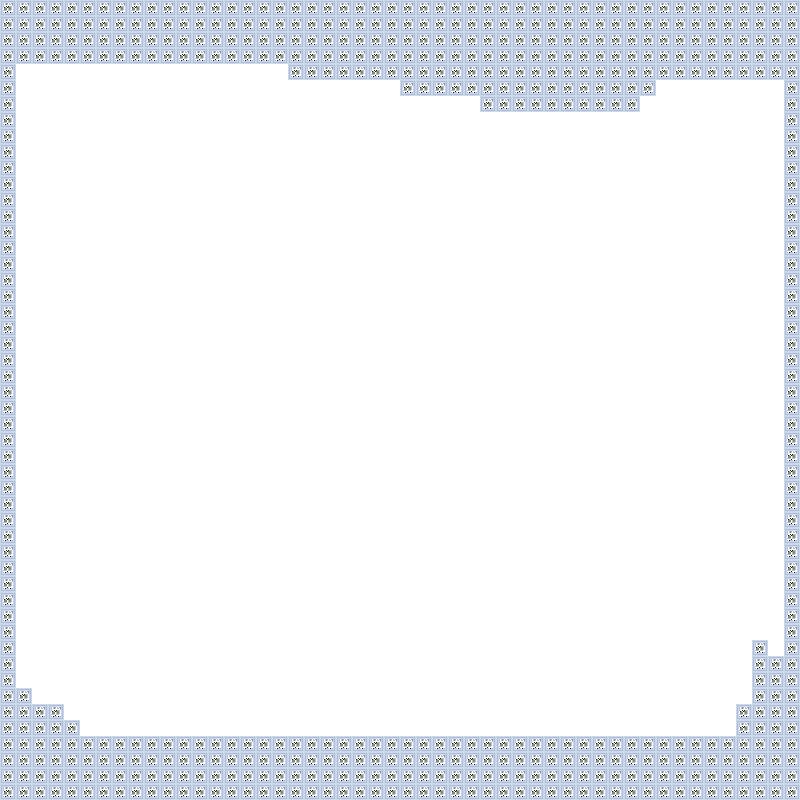

A level layout from a 2D game, rendered from its tile map. Below: a short description, then the map file with tile-grid data replaced by summaries:
An orthogonal 50x50 tile map with 16x16 px tiles, 1 tile layer (Tile Layer 1).

<map version="1.0" orientation="orthogonal" renderorder="right-down" width="50" height="50" tilewidth="16" tileheight="16" nextobjectid="1">
 <tileset firstgid="1" name="huts" tilewidth="16" tileheight="16">
  <image source="huts.png" trans="ff00ff" width="256" height="16" />
 </tileset>
 <layer name="Tile Layer 1" width="50" height="50">
  <data>[2500 cells, 2500 non-empty, 2 distinct tile ids]</data>
 </layer>
</map>